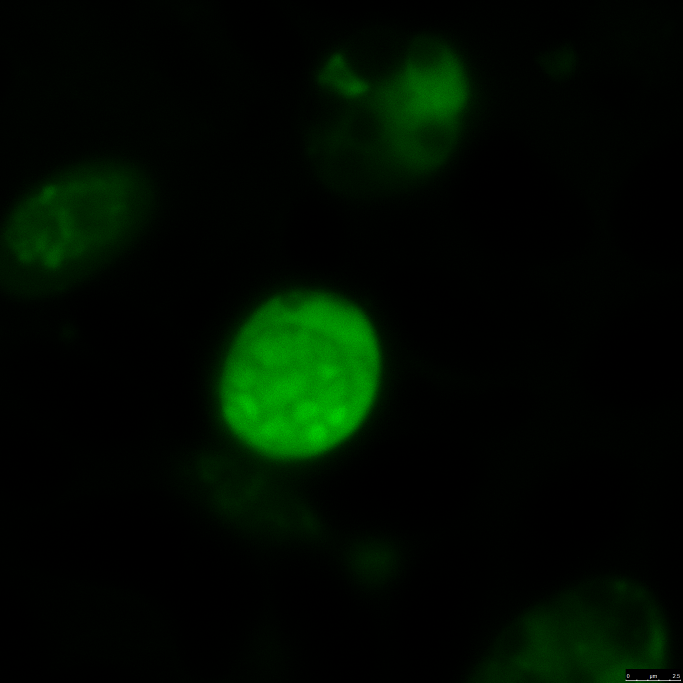
#> input picture input_data/2-9-2014_Cocomyxa5_ch00.tif, 2048 x 2048 px (shown at 1/3 size); its folder holds only this picture in this run
$ python -i ImageProcessor.py   (imports and definitions only)   (older library calls are emulated)
#> lines starting #> are read from the running program, lines starting #| are printed output that depends on the picture; after the words box and inside, x2 and y2 are one past the last pixel; in counts of white or black regions, pixels touching at a corner belong together
### libs/morphsnakes.py
# -*- coding: utf-8 -*-

"""
morphsnakes
===========

This is a Python implementation of the algorithms introduced in the paper

  Márquez-Neila, P., Baumela, L., Álvarez, L., "A morphological approach
  to curvature-based evolution of curves and surfaces". IEEE Transactions
  on Pattern Analysis and Machine Intelligence (PAMI), 2013.

This implementation is intended to be as brief, understandable and self-contained
as possible. It does not include any enhancement to make it fast or efficient.

Any practical implementation of this algorithm should work only over the
neighbor pixels of the 0.5-levelset, not over all the embedding function,
and perhaps should feature multi-threading or GPU capabilities.

The classes MorphGAC and MorphACWE provide most of the functionality of this
module. They implement the Morphological Geodesic Active Contours and the
Morphological Active Contours without Edges, respectively. See the
aforementioned paper for full details.

See test.py for examples of usage.
"""

__author__ = "P. Márquez Neila <p.mneila@upm.es>"

from itertools import cycle

import numpy as np
from scipy import ndimage
from scipy.ndimage import binary_dilation, binary_erosion, \
                        gaussian_filter, gaussian_gradient_magnitude

class fcycle(object):

    def __init__(self, iterable):
        """Call functions from the iterable each time it is called."""
        self.funcs = cycle(iterable)

    def __call__(self, *args, **kwargs):
        f = next(self.funcs)
        return f(*args, **kwargs)


# SI and IS operators for 2D and 3D.
_P2 = [np.eye(3), np.array([[0,1,0]]*3), np.flipud(np.eye(3)), np.rot90([[0,1,0]]*3)]
_P3 = [np.zeros((3,3,3)) for i in range(9)]

_P3[0][:,:,1] = 1
_P3[1][:,1,:] = 1
_P3[2][1,:,:] = 1
_P3[3][:,[0,1,2],[0,1,2]] = 1
_P3[4][:,[0,1,2],[2,1,0]] = 1
_P3[5][[0,1,2],:,[0,1,2]] = 1
_P3[6][[0,1,2],:,[2,1,0]] = 1
_P3[7][[0,1,2],[0,1,2],:] = 1
_P3[8][[0,1,2],[2,1,0],:] = 1

_aux = np.zeros((0))
def SI(u):
    """SI operator."""
    global _aux
    if np.ndim(u) == 2:
        P = _P2
    elif np.ndim(u) == 3:
        P = _P3
    else:
        raise ValueError("u has an invalid number of dimensions (should be 2 or 3)")

    if u.shape != _aux.shape[1:]:
        _aux = np.zeros((len(P),) + u.shape)

    for _aux_i, P_i in zip(_aux, P):
        _aux_i[:] = binary_erosion(u, P_i)

    return _aux.max(0)

def IS(u):
    """IS operator."""
    global _aux
    if np.ndim(u) == 2:
        P = _P2
    elif np.ndim(u) == 3:
        P = _P3
    else:
        raise ValueError("u has an invalid number of dimensions (should be 2 or 3)")

    if u.shape != _aux.shape[1:]:
        _aux = np.zeros((len(P),) + u.shape)

    for _aux_i, P_i in zip(_aux, P):
        _aux_i[:] = binary_dilation(u, P_i)

    return _aux.min(0)

# SIoIS operator.
SIoIS = lambda u: SI(IS(u))
ISoSI = lambda u: IS(SI(u))
curvop = fcycle([SIoIS, ISoSI])

# Stopping factors (function g(I) in the paper).
# [5 lines left out: function gborders, not called in this run]

def glines(img, sigma=1.0):
    """Stopping criterion for image black lines."""
    return gaussian_filter(img, sigma)

class MorphACWE(object):
    """Morphological ACWE based on the Chan-Vese energy functional."""

    def __init__(self, data, smoothing=1, lambda1=1, lambda2=1):
        """Create a Morphological ACWE solver.

        Parameters
        ----------
        data : ndarray
            The image data.
        smoothing : scalar
            The number of repetitions of the smoothing step (the
            curv operator) in each iteration. In other terms,
            this is the strength of the smoothing. This is the
            parameter µ.
        lambda1, lambda2 : scalars
            Relative importance of the inside pixels (lambda1)
            against the outside pixels (lambda2).
        """
        self._u = None
        self.smoothing = smoothing
        self.lambda1 = lambda1
        self.lambda2 = lambda2

        self.data = data

    def set_levelset(self, u):
        self._u = np.double(u)
        self._u[u>0] = 1
        self._u[u<=0] = 0

    levelset = property(lambda self: self._u, set_levelset,
                        doc="The level set embedding function (u).")

    def step(self):
        """Perform a single step of the morphological Chan-Vese evolution."""
        # Assign attributes to local variables for convenience.
        u = self._u

        if u is None:
            raise ValueError("the levelset function is not set (use set_levelset)")

        data = self.data

        # Determine c0 and c1.
        inside = u>0
        outside = u<=0
        c0 = data[outside].sum() / float(outside.sum())
        c1 = data[inside].sum() / float(inside.sum())

        # Image attachment.
        dres = np.array(np.gradient(u))
        abs_dres = np.abs(dres).sum(0)
        #aux = abs_dres * (c0 - c1) * (c0 + c1 - 2*data)
        aux = abs_dres * (self.lambda1*(data - c1)**2 - self.lambda2*(data - c0)**2)

        res = np.copy(u)
        res[aux < 0] = 1
        res[aux > 0] = 0

        # Smoothing.
        for i in range(self.smoothing):
            res = curvop(res)

        self._u = res

    def run(self, iterations):
        """Run several iterations of the morphological Chan-Vese method."""
        for i in range(iterations):
            # print(int(i/iterations*100),'%')
            self.step()


class MorphGAC(object):
    """Morphological GAC based on the Geodesic Active Contours."""

    # [27 lines left out: functions __init__, set_levelset, not called in this run]

    def set_balloon(self, v):
        self._v = v
        self._update_mask()

    def set_threshold(self, theta):
        self._theta = theta
        self._update_mask()

    # [11 lines left out: functions set_data, _update_mask, not called in this run]

    levelset = property(lambda self: self._u,
                        set_levelset,
                        doc="The level set embedding function (u).")
    data = property(lambda self: self._data,
                        set_data,
                        doc="The data that controls the snake evolution (the image or g(I)).")
    balloon = property(lambda self: self._v,
                        set_balloon,
                        doc="The morphological balloon parameter (ν (nu, not v)).")
    threshold = property(lambda self: self._theta,
                        set_threshold,
                        doc="The threshold value (θ).")

    # [92 lines left out: functions step, run, evolve_visual, not called in this run]

### ImageProcessor.py
import cv2
import math
import libs.morphsnakes as morphsnakes
import numpy as np
from matplotlib import pyplot as plt
import scipy.signal as sig
import scipy.ndimage as ndim
from skimage import feature, morphology


COLOR_RED = np.array([([170, 55, 20],
                       [179, 255, 255]),
                      ([0, 55, 20],
                       [10, 255, 255])])

COLOR_GREEN = np.array([([30, 55, 20], [90, 255, 255])])

COLOR_YELLOW = np.array([([30, 55, 20], [90, 255, 255])])

SEED_DIAMETER = 0.3

RESIZE_FACTOR = 4

# [5 lines left out: function show, not called in this run]


def load_image(path):
    """Return image stored in path location or error that image cannot be loaded"""
    image = cv2.imread(path, cv2.IMREAD_COLOR)
    if image is not None:
        return image
    else:
        print('Cannot load image')
        raise SystemExit


def resize(src):
    return cv2.resize(src, (int(src.shape[0]/RESIZE_FACTOR), int(src.shape[0]/RESIZE_FACTOR)))


# [10 lines left out: functions crop_image, adj_contrast, not called in this run]


def adj_brightness(src, value):
    """Return src with adjusted brightnes by value"""
    return cv2.add(src, value)


# [42 lines left out: functions get_channel, in_color_range, border_ero_dil, border_sobel, not called in this run]


def apply_mask(src, mask):
    return cv2.bitwise_and(src, src, mask=mask)


def show_histogram(hist):
    plt.plot(hist)
    return True


def match_histogram(src, hist):
    src_hist, bins = np.histogram(src.flatten(), 256)

    cdf = hist.cumsum()
    cdf = 255 * cdf / cdf[-1]

    new_im = np.interp(src, bins[:-1], cdf)
    new_im = np.reshape(new_im, src.shape)
    new_im = np.uint8(new_im)
    return new_im


def apply_borders_to_mask(mask, borders):
    return rearrange(negation(implication(mask, borders)))


def negation(A):
    A = A.astype(bool)
    return np.uint8(~A)


# [4 lines left out: function implication, not called in this run]


def normalize(src):
    maximum = src.max()
    normalized = src/maximum
    return normalized


def rearrange(src):
    maximum = np.max(src)
    tmp = 255 / maximum
    rearranged = src * tmp
    rearranged = np.uint8(rearranged)
    return rearranged


# [6 lines left out: function gradient, not called in this run]


def noise_blob_remove(src, min_size, mode_flag="BORDER"):
    removed = np.zeros(src.shape)
    min_cell_size = min_size
    _, cnts, _ = cv2.findContours(src, cv2.RETR_TREE, cv2.CHAIN_APPROX_NONE)
    for c in cnts:
        if cv2.contourArea(c) > int(min_cell_size):
            if mode_flag == "BORDER":
                cv2.drawContours(removed, c, -1, color=255, thickness=1)
            if mode_flag == "FILLED":
                cv2.drawContours(removed, contours=[c], contourIdx=-1, color=255, thickness=cv2.FILLED)
    return removed


def alg_fill_holes(src):
    """Vyplni male diery v regione"""
    _, thresh = cv2.threshold(src, 125, 255, cv2.THRESH_BINARY)
    rows, cols = src.shape
    mask = thresh.copy()
    empty = np.zeros((rows + 2, cols + 2), np.uint8)
    for i in range(cols):
        if mask[0][i] == 0:
            cv2.floodFill(mask, empty, (i, 0), 255)

        if mask[rows - 1][i] == 0:
            cv2.floodFill(mask, empty, (i, rows-1), 255)

    for i in range(rows):
        if mask[i][0] == 0:
            cv2.floodFill(mask, empty, (0, i), 255)

        if mask[i][cols-1] == 0:
            cv2.floodFill(mask, empty, (cols - 1, i), 255)

    filled = src | cv2.bitwise_not(mask)

    # [8 lines of commented-out code are left out]

    return filled


# [134 lines left out: functions alg_distance_transform, get_distance_moving_threshold, alg_fast_radial_symmetry_transform, not called in this run]


def alg_segmentation(src, n=24, w=29):
    rearranged = rearrange(src)
    histogram = cv2.calcHist([rearranged], [0], None, [256], [0, 256])
    norm_hist = normalize(histogram)

    dft_hist = cv2.dft(norm_hist)
    low_dft_hist = dft_hist.copy()
    for i in range(w + 1, len(dft_hist) - w - 1):
        low_dft_hist[i] = 0
    filtered_hist = abs(cv2.idft(low_dft_hist))

    slope_distribution = np.zeros(filtered_hist.shape)
    valleys = slope_distribution.copy()
    peaks = slope_distribution.copy()
    for val in range(0+n+1, len(filtered_hist)-n+1):
        YL = np.matrix(filtered_hist[val-n-1: val-1])
        YR = np.matrix(filtered_hist[val: val + n])
        BL = np.zeros((n, 2))
        BR = np.zeros((n, 2))
        for i, l, r in zip(range(0, n + 1), range(val - n, val), range(val + 1, val + 1 + n)):
            BL[i] = np.array([l, 1])
            BR[i] = np.array([r, 1])

        a, b = np.dot(np.dot(np.matrix(np.dot(np.transpose(BL), BL)).getI(), np.transpose(BL)), YL)
        left_slope = a

        XRT = np.transpose(BR)
        tmpr = np.dot(XRT, BR)
        tmpr = np.matrix(tmpr)
        tmpr = tmpr.getI()
        tmpr = np.dot(tmpr, XRT)
        tmpr = np.dot(tmpr, YR)
        right_slope = tmpr[0]

        slope_difference = right_slope - left_slope
        if slope_difference <= 0:
            valleys[val] = slope_difference
            peaks[val] = 0
        else:
            valleys[val] = 0
            peaks[val] = slope_difference
        slope_distribution[val] = slope_difference

    mod_image = match_histogram(src, peaks)
    # 5 Threshold options calculation
    # Vyhladenie signalu
    tmpslope = np.reshape(slope_distribution, (1, -1))[0]
    tmpslope = sig.savgol_filter(tmpslope, window_length=9, polyorder=3)
    loc_maxima = sig.find_peaks_cwt(tmpslope, np.arange(1, 20))
    # loc_minima = sig.find_peaks_cwt(-tmpslope, np.arange(1, 20))
    slope_distribution = np.reshape(tmpslope, slope_distribution.shape)

    maxis = np.array((0, 0))
    for i in loc_maxima:
        if slope_distribution[i] > slope_distribution[maxis[0]]:
            maxis[0] = i
        elif slope_distribution[i] < slope_distribution[maxis[0]] \
                and slope_distribution[i] > slope_distribution[maxis[1]]:
            maxis[1] = i

    maxis = np.sort(maxis)
    if maxis[0] != maxis[1]:
        tmp = np.argmin(slope_distribution[maxis[0]:maxis[1]]) + maxis[0]
        threshold = tmp
    else:
        threshold = 127

    _, binary_image = cv2.threshold(mod_image, threshold, 255, cv2.THRESH_BINARY)

    return mod_image, binary_image


def alg_snakes_acwe(src, levelset=None, smoothing=1, lambda1=1.0, lambda2=1.5, iterations=100, animate=False):
    if levelset is None:
        levelset = circles_levelset(src.shape, r=10)
    else:
        levelset = levelset
    snake = morphsnakes.MorphACWE(src, smoothing=smoothing, lambda1=lambda1, lambda2=lambda2)
    snake.levelset = levelset
    if animate:
        mask = morphsnakes.evolve_visual(snake, num_iters=iterations)
    else:
        snake.run(iterations)
        mask = snake.levelset
    mask = rearrange(mask)
    return mask


# [54 lines left out: functions alg_watershed, draw_final_contours, square_levelset, not called in this run]


def circles_levelset(shape, r):
    levelset = np.zeros(shape)


    for i in range(r, shape[1], 2*r):
        for j in range(r, shape[0], 2*r):
            lelveset = cv2.circle(levelset, (i, j), r, 1, -1)
    return levelset


def nothing(x):
    pass


# [21 lines left out: function analyze, not called in this run]


class ImageProcessor(object):

    def __init__(self):
        #Parameters
        self.resize_param = RESIZE_FACTOR
        self.param_n = 24
        self.param_w = 28
        self.min_cell_diameter = 100
        self.min_cell_size = 0
        self.smoothing = 1
        self.lambda1 = 1.0
        self.lambda2 = 1.2
        self.iterations = 100
        self.tmin = 25
        self.tmax = 80
        self.draw_type = "CENTER"
        self.red_boundary = COLOR_RED
        self.green_boundary = COLOR_GREEN
        self.yellow_boundary = COLOR_YELLOW

        #outputs
        self.origin = None
        self.source = None
        self.grey = None
        self.after_seg = None
        self.bin_snake = None
        self.bin_after_seg = None
        self.final_mask = None
        self.count_all = 0
        self.count_red = 0
        self.count_green = 0
        self.output = None
        self.full_output = None

    def load_origin(self, file_name):
#> called with file_name = 'input_data/2-9-2014_Cocomyxa5_ch00.tif'
        self.origin = load_image(file_name)
#> in load_image, image is the input picture: shape (2048, 2048, 3); mean B, G, R 0, 11.9, 0
        self.full_output = self.origin.copy()
        self.source = resize(self.origin)
#> in resize, `return cv2.resize(src, (int(src.shape[0]/RESIZE_FACTOR), int(src.shape..`:
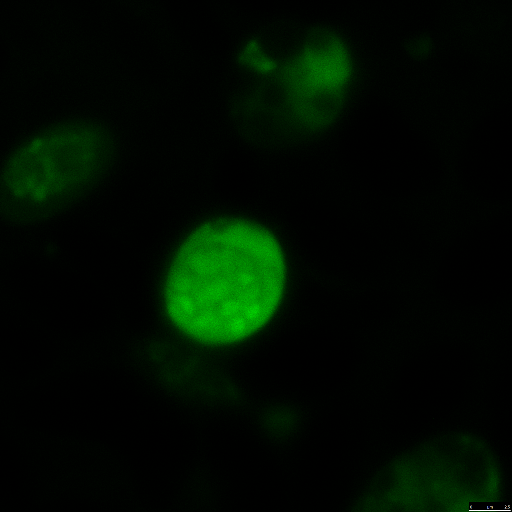
#> returned value: shape (512, 512, 3); mean of channels 0, 1, 2 0.1, 12.1, 0.1; drawn as B, G, R
        self.output = self.source.copy()
        self.grey = self.source[:, :, 0]
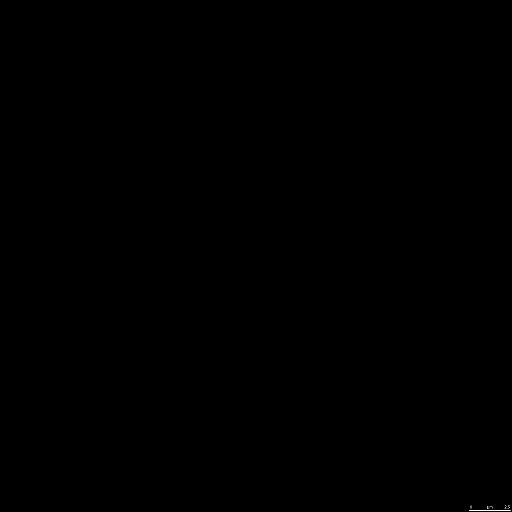
#> self.grey: shape (512, 512); min 0, max 255, mean 0.1
        self.analyze()
        return self.origin

    def make_after_seg(self, n, w):
        self.after_seg, bin_after_seg = alg_segmentation(self.grey, n=self.param_n, w=self.param_w)

    def analyze(self):
        self.after_seg, bin_after_seg = alg_segmentation(self.grey, self.param_n, self.param_w)
#> in rearrange, `maximum = np.max(src)`: maximum = 255
#> in rearrange, `tmp = 255 / maximum`: tmp = 1
#> in alg_segmentation, `histogram = cv2.calcHist([rearranged], [0], None, [256], [0, 256])`: histogram = 256 values, max 262067 at index 0, min 0 at index 1, mean 1024
#> in normalize, `maximum = src.max()`: maximum = 262067
#> in normalize, `normalized = src/maximum`: normalized = 256 values, max 1 at index 0, min 0 at index 1, mean 0.00391
#> in alg_segmentation, `norm_hist = normalize(histogram)`: norm_hist has the same summary as normalized in normalize
#> in alg_segmentation, `dft_hist = cv2.dft(norm_hist)`: dft_hist = 256 values, max 1 at index 0, min -3.43e-05 at index 2, mean 0.504
#> in alg_segmentation, `low_dft_hist = dft_hist.copy()`: low_dft_hist has the same summary as dft_hist
#> after the loop in alg_segmentation, `for i in range(w + 1, len(dft_hist) - w - 1):`: low_dft_hist = 256 values, max 1 at index 0, min -3.43e-05 at index 2, mean 0.117
#> in alg_segmentation, `filtered_hist = abs(cv2.idft(low_dft_hist))`: filtered_hist = 256 values, max 58 at index 0, min 1.58e-06 at index 167, mean 2.36
#> the loop in alg_segmentation, `for val in range(0+n+1, len(filtered_hist)-n+1):` made 208 passes
#> (a, b, left_slope, tmpr, right_slope, slope_difference) on passes 2 to 4: ([[-0.765]], [[17.76]], [[-0.765]], [[-0.0298], [2.58]], [[-0.0298]], [[0.735]]), ([[-0.92]], [[20.77]], [[-0.92]], [[-0.0176], [2.2]], [[-0.0176]], [[0.902]]), ([[-0.485]], [[12.78]], [[-0.485]], [[-0.0491], [3.5]], [[-0.0491]], [[0.436]])
#> after the loop in alg_segmentation, `for val in range(0+n+1, len(filtered_hist)-n+1):`: peaks = 256 values, max 1.25 at index 25, min 0 at index 0, mean 0.0474; slope_distribution = 256 values, max 1.25 at index 25, min -0.0314 at index 68, mean 0.0434; valleys = 256 values, max 0 at index 0, min -0.0314 at index 68, mean -0.00398
#> in match_histogram, `src_hist, bins = np.histogram(src.flatten(), 256)`: src_hist has the same summary as histogram in alg_segmentation; bins = 257 values from 0 to 255
#> in match_histogram, `cdf = hist.cumsum()`: cdf = 256 values from 0 to 12.12
#> in match_histogram, `cdf = 255 * cdf / cdf[-1]`: cdf = 256 values from 0 to 255
#> in alg_segmentation, `tmpslope = np.reshape(slope_distribution, (1, -1))[0]`: tmpslope has the same summary as slope_distribution
#> in alg_segmentation, `tmpslope = sig.savgol_filter(tmpslope, window_length=9, polyorder=3)`: tmpslope = 256 values, max 0.793 at index 27, min -0.113 at index 21, mean 0.0434
#> in alg_segmentation, `loc_maxima = sig.find_peaks_cwt(tmpslope, np.arange(1, 20))`: loc_maxima = [27, 99, 117, 142, 160, 231]
#> in alg_segmentation, `slope_distribution = np.reshape(tmpslope, slope_distribution.shape)`: slope_distribution has the same summary as tmpslope
#> the loop in alg_segmentation, `for i in loc_maxima:` made 6 passes
#> i on passes 1 to 6: 27, 99, 117, 142, 160, 231
#> after the loop in alg_segmentation, `for i in loc_maxima:`: maxis = [27, 231]
#> in alg_segmentation, `tmp = np.argmin(slope_distribution[maxis[0]:maxis[1]]) + maxis[0]`: tmp = 129

        self.min_cell_size = (self.min_cell_diameter / self.resize_param) * \
                             (self.min_cell_diameter / self.resize_param) * math.pi

        self.bin_after_seg = noise_blob_remove(bin_after_seg, self.min_cell_size)
#> in noise_blob_remove, `_, cnts, _ = cv2.findContours(src, cv2.RETR_TREE, cv2.CHAIN_APPROX_NONE)`: cnts = 6 contours, all with area under 20
#> the loop in noise_blob_remove, `for c in cnts:` made 6 passes
#> c on passes 2, 4: [[490, 506], [491, 506], [492, 507], [491, 506]], [[470, 506], [470, 507], [471, 507], [471, 506]]
        snake_mask = alg_snakes_acwe(self.after_seg, circles_levelset(self.after_seg.shape, r=10),
                                         self.smoothing, self.lambda1, self.lambda2, self.iterations, animate=False)
#> after the loop in circles_levelset, `for i in range(r, shape[1], 2*r):`:
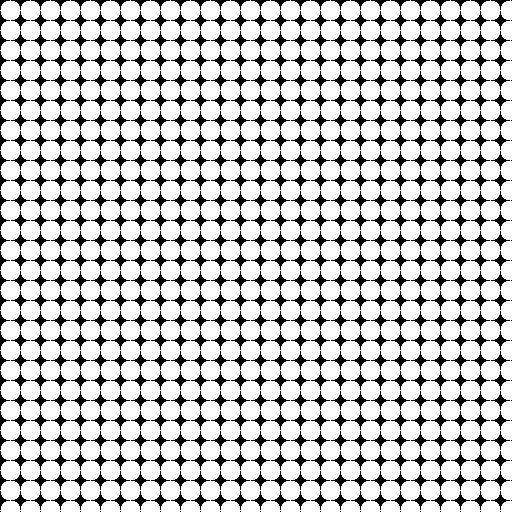
#> levelset: shape (512, 512) float64; values 0 (black) and 1 (white), 78.7% white; 728 black regions (52 under 20 px), largest, box (x1, y1, x2, y2) and area: (11, 11, 30, 30) 85, (31, 11, 50, 30) 85, (51, 11, 70, 30) 85
#> the loop in run, `for i in range(iterations): # print(int(i/iterations*100),'%')` made 100 passes
#> (c0 in step, c1 in step) on passes 1 to 8: (0, 0.0732), (0, 0.085), (0, 0.0985), (0, 0.119), (0.00185, 0.144), (0.00234, 0.185), (0.00523, 0.207), (0.00665, 0.275)
#> pass 1, in step, `abs_dres = np.abs(dres).sum(0)`:
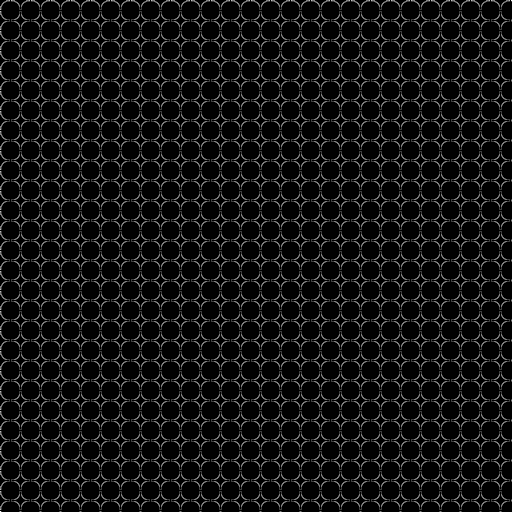
#> abs_dres: shape (512, 512) float64; min 0, max 2, mean 0.146; drawn with min black and max white
#> in alg_snakes_acwe, `mask = snake.levelset`:
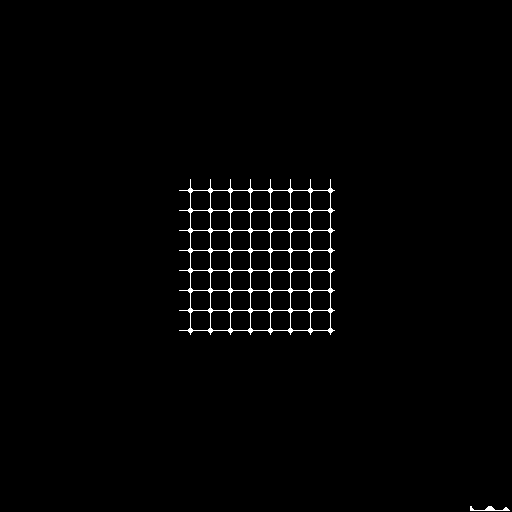
#> mask: shape (512, 512) float64; values 0 (black) and 1 (white), 1.3% white in thin lines or dots, all inside (x1, y1, x2, y2) = (179, 179, 510, 511)
#> (the rest of the program and of its run is left out)
